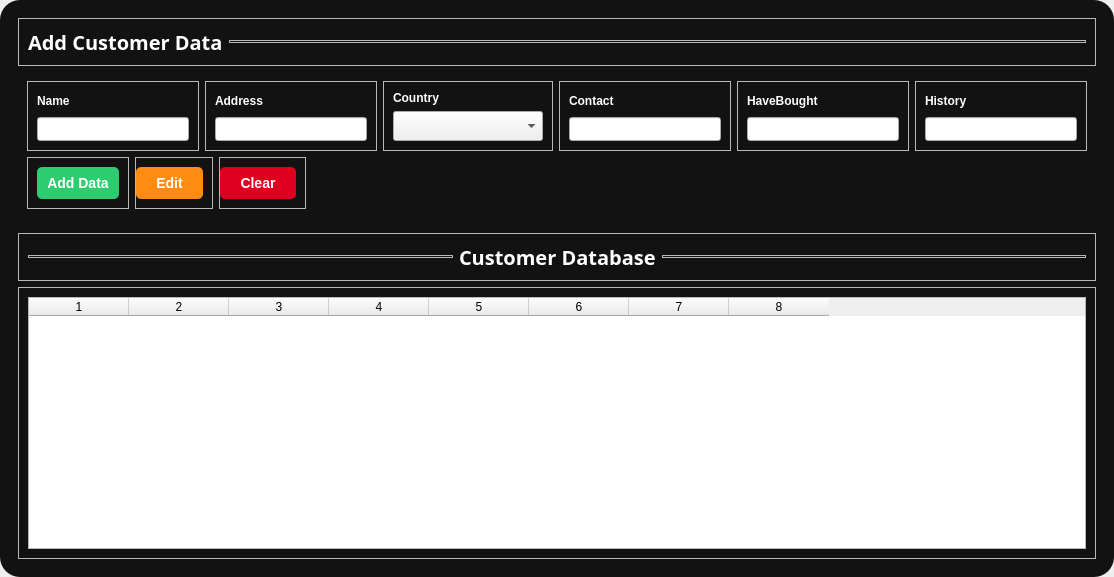
                <widget class="QWidget" name="scrollAreaWidgetContents_3">
                 <property name="geometry">
                  <rect>
                   <x>0</x>
                   <y>0</y>
                   <width>1114</width>
                   <height>577</height>
                  </rect>
                 </property>
                 <layout class="QVBoxLayout" name="verticalLayout_29">
                  <property name="spacing">
                   <number>0</number>
                  </property>
                  <property name="leftMargin">
                   <number>0</number>
                  </property>
                  <property name="topMargin">
                   <number>0</number>
                  </property>
                  <property name="rightMargin">
                   <number>0</number>
                  </property>
                  <property name="bottomMargin">
                   <number>0</number>
                  </property>
                  <item>
                   <widget class="QWidget" name="customerContainer" native="true">
                    <property name="sizePolicy">
                     <sizepolicy hsizetype="Expanding" vsizetype="Expanding">
                      <horstretch>0</horstretch>
                      <verstretch>0</verstretch>
                     </sizepolicy>
                    </property>
                    <property name="minimumSize">
                     <size>
                      <width>0</width>
                      <height>0</height>
                     </size>
                    </property>
                    <property name="styleSheet">
                     <string notr="true">#customerContainer{
	background-color: rgb(18, 18, 18);
	border-radius: 20px;
}
QLineEdit{
	padding: 3px;
}</string>
                    </property>
                    <layout class="QVBoxLayout" name="verticalLayout_35">
                     <item alignment="Qt::AlignTop">
                      <widget class="QWidget" name="widget_8" native="true">
                       <layout class="QVBoxLayout" name="verticalLayout_30">
                        <item alignment="Qt::AlignTop">
                         <widget class="QFrame" name="frame_21">
                          <property name="frameShape">
                           <enum>QFrame::StyledPanel</enum>
                          </property>
                          <property name="frameShadow">
                           <enum>QFrame::Raised</enum>
                          </property>
                          <layout class="QHBoxLayout" name="horizontalLayout_18">
                           <item>
                            <widget class="QLabel" name="label_17">
                             <property name="font">
                              <font>
                               <family>Prompt SemiBold</family>
                               <pointsize>15</pointsize>
                               <bold>true</bold>
                              </font>
                             </property>
                             <property name="styleSheet">
                              <string notr="true">color: #fff;</string>
                             </property>
                             <property name="text">
                              <string>Add Customer Data</string>
                             </property>
                            </widget>
                           </item>
                           <item alignment="Qt::AlignVCenter">
                            <widget class="QFrame" name="line_4">
                             <property name="sizePolicy">
                              <sizepolicy hsizetype="Expanding" vsizetype="Preferred">
                               <horstretch>0</horstretch>
                               <verstretch>0</verstretch>
                              </sizepolicy>
                             </property>
                             <property name="minimumSize">
                              <size>
                               <width>0</width>
                               <height>3</height>
                              </size>
                             </property>
                             <property name="maximumSize">
                              <size>
                               <width>16777215</width>
                               <height>10</height>
                              </size>
                             </property>
                             <property name="frameShape">
                              <enum>QFrame::StyledPanel</enum>
                             </property>
                             <property name="frameShadow">
                              <enum>QFrame::Raised</enum>
                             </property>
                            </widget>
                           </item>
                          </layout>
                         </widget>
                        </item>
                        <item>
                         <widget class="QWidget" name="widget_11" native="true">
                          <layout class="QHBoxLayout" name="horizontalLayout_19">
                           <property name="bottomMargin">
                            <number>0</number>
                           </property>
                           <item>
                            <widget class="QFrame" name="frame_22">
                             <property name="frameShape">
                              <enum>QFrame::StyledPanel</enum>
                             </property>
                             <property name="frameShadow">
                              <enum>QFrame::Raised</enum>
                             </property>
                             <layout class="QVBoxLayout" name="verticalLayout_31">
                              <item>
                               <widget class="QLabel" name="label_18">
                                <property name="font">
                                 <font>
                                  <bold>true</bold>
                                 </font>
                                </property>
                                <property name="styleSheet">
                                 <string notr="true">color: #fff;</string>
                                </property>
                                <property name="text">
                                 <string>Name</string>
                                </property>
                               </widget>
                              </item>
                              <item>
                               <widget class="QLineEdit" name="dbCustomerName">
                                <property name="font">
                                 <font>
                                  <family>Prompt</family>
                                  <pointsize>-1</pointsize>
                                 </font>
                                </property>
                               </widget>
                              </item>
                             </layout>
                            </widget>
                           </item>
                           <item>
                            <widget class="QFrame" name="frame_23">
                             <property name="frameShape">
                              <enum>QFrame::StyledPanel</enum>
                             </property>
                             <property name="frameShadow">
                              <enum>QFrame::Raised</enum>
                             </property>
                             <layout class="QVBoxLayout" name="verticalLayout_32">
                              <item>
                               <widget class="QLabel" name="label_19">
                                <property name="font">
                                 <font>
                                  <italic>false</italic>
                                  <bold>true</bold>
                                 </font>
                                </property>
                                <property name="styleSheet">
                                 <string notr="true">color: #fff;</string>
                                </property>
                                <property name="text">
                                 <string>Address</string>
                                </property>
                               </widget>
                              </item>
                              <item>
                               <widget class="QLineEdit" name="dbAddressInput">
                                <property name="font">
                                 <font>
                                  <family>Prompt</family>
                                  <pointsize>-1</pointsize>
                                 </font>
                                </property>
                               </widget>
                              </item>
                             </layout>
                            </widget>
                           </item>
                           <item>
                            <widget class="QFrame" name="frame_24">
                             <property name="frameShape">
                              <enum>QFrame::StyledPanel</enum>
                             </property>
                             <property name="frameShadow">
                              <enum>QFrame::Raised</enum>
                             </property>
                             <layout class="QVBoxLayout" name="verticalLayout_33">
                              <item>
                               <widget class="QLabel" name="label_3">
                                <property name="font">
                                 <font>
                                  <bold>true</bold>
                                 </font>
                                </property>
                                <property name="styleSheet">
                                 <string notr="true">color: rgb(255, 255, 255);</string>
                                </property>
                                <property name="text">
                                 <string>Country</string>
                                </property>
                               </widget>
                              </item>
                              <item>
                               <widget class="QComboBox" name="dbCustomerCountry">
                                <property name="minimumSize">
                                 <size>
                                  <width>150</width>
                                  <height>0</height>
                                 </size>
                                </property>
                                <property name="font">
                                 <font>
                                  <family>Prompt</family>
                                  <pointsize>11</pointsize>
                                 </font>
                                </property>
                               </widget>
                              </item>
                             </layout>
                            </widget>
                           </item>
                           <item>
                            <widget class="QFrame" name="frame_25">
                             <property name="frameShape">
                              <enum>QFrame::StyledPanel</enum>
                             </property>
                             <property name="frameShadow">
                              <enum>QFrame::Raised</enum>
                             </property>
                             <layout class="QVBoxLayout" name="verticalLayout_34">
                              <item>
                               <widget class="QLabel" name="label_20">
                                <property name="font">
                                 <font>
                                  <bold>true</bold>
                                 </font>
                                </property>
                                <property name="styleSheet">
                                 <string notr="true">color: rgb(255, 255, 255);</string>
                                </property>
                                <property name="text">
                                 <string>Contact</string>
                                </property>
                               </widget>
                              </item>
                              <item>
                               <widget class="QLineEdit" name="dbContactInput">
                                <property name="font">
                                 <font>
                                  <family>Prompt</family>
                                  <pointsize>-1</pointsize>
                                 </font>
                                </property>
                               </widget>
                              </item>
                             </layout>
                            </widget>
                           </item>
                           <item>
                            <widget class="QFrame" name="frame_29">
                             <property name="frameShape">
                              <enum>QFrame::StyledPanel</enum>
                             </property>
                             <property name="frameShadow">
                              <enum>QFrame::Raised</enum>
                             </property>
                             <layout class="QVBoxLayout" name="verticalLayout_39">
                              <item>
                               <widget class="QLabel" name="label_22">
                                <property name="font">
                                 <font>
                                  <bold>true</bold>
                                 </font>
                                </property>
                                <property name="styleSheet">
                                 <string notr="true">color: rgb(255, 255, 255);</string>
                                </property>
                                <property name="text">
                                 <string>HaveBought</string>
                                </property>
                               </widget>
                              </item>
                              <item>
                               <widget class="QLineEdit" name="dbHaveBoughtInput">
                                <property name="font">
                                 <font>
                                  <family>Prompt</family>
                                  <pointsize>-1</pointsize>
                                 </font>
                                </property>
                               </widget>
                              </item>
                             </layout>
                            </widget>
                           </item>
                           <item>
                            <widget class="QFrame" name="frame_30">
                             <property name="frameShape">
                              <enum>QFrame::StyledPanel</enum>
                             </property>
                             <property name="frameShadow">
                              <enum>QFrame::Raised</enum>
                             </property>
                             <layout class="QVBoxLayout" name="verticalLayout_40">
                              <item>
                               <widget class="QLabel" name="label_23">
                                <property name="font">
                                 <font>
                                  <bold>true</bold>
                                 </font>
                                </property>
                                <property name="styleSheet">
                                 <string notr="true">color: rgb(255, 255, 255);</string>
                                </property>
                                <property name="text">
                                 <string>History</string>
                                </property>
                               </widget>
                              </item>
                              <item>
                               <widget class="QLineEdit" name="dbHistoryInput">
                                <property name="font">
                                 <font>
                                  <family>Prompt</family>
                                  <pointsize>-1</pointsize>
                                 </font>
                                </property>
                               </widget>
                              </item>
                             </layout>
                            </widget>
                           </item>
                          </layout>
                         </widget>
                        </item>
                        <item alignment="Qt::AlignLeft">
                         <widget class="QWidget" name="widget_9" native="true">
                          <layout class="QHBoxLayout" name="horizontalLayout_20">
                           <property name="topMargin">
                            <number>0</number>
                           </property>
                           <property name="bottomMargin">
                            <number>0</number>
                           </property>
                           <item alignment="Qt::AlignLeft">
                            <widget class="QFrame" name="frame_26">
                             <property name="frameShape">
                              <enum>QFrame::StyledPanel</enum>
                             </property>
                             <property name="frameShadow">
                              <enum>QFrame::Raised</enum>
                             </property>
                             <layout class="QVBoxLayout" name="verticalLayout_36">
                              <property name="topMargin">
                               <number>0</number>
                              </property>
                              <property name="bottomMargin">
                               <number>0</number>
                              </property>
                              <item alignment="Qt::AlignLeft">
                               <widget class="QPushButton" name="addDB_btn">
                                <property name="font">
                                 <font>
                                  <pointsize>-1</pointsize>
                                  <bold>true</bold>
                                 </font>
                                </property>
                                <property name="cursor">
                                 <cursorShape>PointingHandCursor</cursorShape>
                                </property>
                                <property name="styleSheet">
                                 <string notr="true">#addDB_btn{
	background-color: #2ecc71;
    color: white;
    border: none;
    border-radius: 5px;
    font-size: 14px;
    padding: 8px 10px;
}

#addDB_btn:hover {
    background-color: transparent;
	border: 1px solid #2ecc71;
	color: #2ecc71;
}
#addDB_btn:pressed{
	background-color: #2ecc71;
	color: white;
}</string>
                                </property>
                                <property name="text">
                                 <string>Add Data</string>
                                </property>
                                <property name="icon">
                                 <iconset>
                                  <normaloff>resource/plus.png</normaloff>resource/plus.png</iconset>
                                </property>
                               </widget>
                              </item>
                             </layout>
                            </widget>
                           </item>
                           <item>
                            <widget class="QFrame" name="frame_31">
                             <property name="frameShape">
                              <enum>QFrame::StyledPanel</enum>
                             </property>
                             <property name="frameShadow">
                              <enum>QFrame::Raised</enum>
                             </property>
                             <layout class="QVBoxLayout" name="verticalLayout_41">
                              <property name="leftMargin">
                               <number>0</number>
                              </property>
                              <item>
                               <widget class="QPushButton" name="editDB_btn">
                                <property name="font">
                                 <font>
                                  <pointsize>-1</pointsize>
                                  <bold>true</bold>
                                 </font>
                                </property>
                                <property name="cursor">
                                 <cursorShape>PointingHandCursor</cursorShape>
                                </property>
                                <property name="styleSheet">
                                 <string notr="true">#editDB_btn{
	background-color: rgb(255, 139, 19);
    color: white;
    border: none;
    border-radius: 5px;
    font-size: 14px;
    padding: 8px 20px;
}

#editDB_btn:hover {
    background-color: transparent;
	border: 1px solid rgb(255, 139, 19);
	color: rgb(255, 139, 19);
}
#editDB_btn:pressed{
	background-color: rgb(255, 179, 0);
	color: white;
}</string>
                                </property>
                                <property name="text">
                                 <string>Edit</string>
                                </property>
                                <property name="icon">
                                 <iconset>
                                  <normaloff>resource/edit.png</normaloff>resource/edit.png</iconset>
                                </property>
                               </widget>
                              </item>
                             </layout>
                            </widget>
                           </item>
                           <item alignment="Qt::AlignLeft">
                            <widget class="QFrame" name="frame_32">
                             <property name="frameShape">
                              <enum>QFrame::StyledPanel</enum>
                             </property>
                             <property name="frameShadow">
                              <enum>QFrame::Raised</enum>
                             </property>
                             <layout class="QVBoxLayout" name="verticalLayout_42">
                              <property name="leftMargin">
                               <number>0</number>
                              </property>
                              <item alignment="Qt::AlignLeft">
                               <widget class="QPushButton" name="clearDB_btn">
                                <property name="font">
                                 <font>
                                  <pointsize>-1</pointsize>
                                  <bold>true</bold>
                                 </font>
                                </property>
                                <property name="cursor">
                                 <cursorShape>PointingHandCursor</cursorShape>
                                </property>
                                <property name="styleSheet">
                                 <string notr="true">#clearDB_btn{
	background-color: rgb(223, 0, 33);
    color: white;
    border: none;
    border-radius: 5px;
    font-size: 14px;
    padding: 8px 20px;
}

#clearDB_btn:hover {
    background-color: transparent;
	border: 1px solid rgb(223, 0, 33);
	color: rgb(223, 0, 33);
}
#clearDB_btn:pressed{
	
	background-color: rgb(254, 0, 38);
	color: white;
}</string>
                                </property>
                                <property name="text">
                                 <string>Clear</string>
                                </property>
                                <property name="icon">
                                 <iconset>
                                  <normaloff>resource/bin.png</normaloff>resource/bin.png</iconset>
                                </property>
                               </widget>
                              </item>
                             </layout>
                            </widget>
                           </item>
                          </layout>
                         </widget>
                        </item>
                       </layout>
                      </widget>
                     </item>
                     <item>
                      <widget class="QWidget" name="widget_12" native="true">
                       <layout class="QVBoxLayout" name="verticalLayout_37">
                        <item>
                         <widget class="QFrame" name="frame_27">
                          <property name="frameShape">
                           <enum>QFrame::StyledPanel</enum>
                          </property>
                          <property name="frameShadow">
                           <enum>QFrame::Raised</enum>
                          </property>
                          <layout class="QHBoxLayout" name="horizontalLayout_27">
                           <item>
                            <widget class="QFrame" name="line_10">
                             <property name="sizePolicy">
                              <sizepolicy hsizetype="Expanding" vsizetype="Preferred">
                               <horstretch>0</horstretch>
                               <verstretch>0</verstretch>
                              </sizepolicy>
                             </property>
                             <property name="minimumSize">
                              <size>
                               <width>0</width>
                               <height>3</height>
                              </size>
                             </property>
                             <property name="maximumSize">
                              <size>
                               <width>16777215</width>
                               <height>3</height>
                              </size>
                             </property>
                             <property name="frameShape">
                              <enum>QFrame::StyledPanel</enum>
                             </property>
                             <property name="frameShadow">
                              <enum>QFrame::Raised</enum>
                             </property>
                            </widget>
                           </item>
                           <item>
                            <widget class="QLabel" name="label_21">
                             <property name="font">
                              <font>
                               <family>Prompt SemiBold</family>
                               <pointsize>15</pointsize>
                               <bold>true</bold>
                              </font>
                             </property>
                             <property name="styleSheet">
                              <string notr="true">color: #fff;</string>
                             </property>
                             <property name="text">
                              <string>Customer Database</string>
                             </property>
                            </widget>
                           </item>
                           <item>
                            <widget class="QFrame" name="line_5">
                             <property name="sizePolicy">
                              <sizepolicy hsizetype="Expanding" vsizetype="Preferred">
                               <horstretch>0</horstretch>
                               <verstretch>0</verstretch>
                              </sizepolicy>
                             </property>
                             <property name="minimumSize">
                              <size>
                               <width>0</width>
                               <height>3</height>
                              </size>
                             </property>
                             <property name="maximumSize">
                              <size>
                               <width>16777215</width>
                               <height>3</height>
                              </size>
                             </property>
                             <property name="frameShape">
                              <enum>QFrame::StyledPanel</enum>
                             </property>
                             <property name="frameShadow">
                              <enum>QFrame::Raised</enum>
                             </property>
                            </widget>
                           </item>
                          </layout>
                         </widget>
                        </item>
                        <item>
                         <widget class="QFrame" name="frame_28">
                          <property name="frameShape">
                           <enum>QFrame::StyledPanel</enum>
                          </property>
                          <property name="frameShadow">
                           <enum>QFrame::Raised</enum>
                          </property>
                          <layout class="QVBoxLayout" name="verticalLayout_38">
                           <item>
                            <widget class="QTableWidget" name="customerTable">
                             <property name="sizePolicy">
                              <sizepolicy hsizetype="Expanding" vsizetype="Expanding">
                               <horstretch>0</horstretch>
                               <verstretch>0</verstretch>
                              </sizepolicy>
                             </property>
                             <property name="minimumSize">
                              <size>
                               <width>0</width>
                               <height>0</height>
                              </size>
                             </property>
                             <property name="font">
                              <font>
                               <family>Prompt</family>
                               <pointsize>10</pointsize>
                               <bold>false</bold>
                              </font>
                             </property>
                             <property name="frameShadow">
                              <enum>QFrame::Plain</enum>
                             </property>
                             <property name="editTriggers">
                              <set>QAbstractItemView::NoEditTriggers</set>
                             </property>
                             <property name="dragEnabled">
                              <bool>false</bool>
                             </property>
                             <property name="showGrid">
                              <bool>false</bool>
                             </property>
                             <property name="wordWrap">
                              <bool>true</bool>
                             </property>
                             <property name="cornerButtonEnabled">
                              <bool>true</bool>
                             </property>
                             <property name="rowCount">
                              <number>0</number>
                             </property>
                             <property name="columnCount">
                              <number>8</number>
                             </property>
                             <attribute name="horizontalHeaderVisible">
                              <bool>true</bool>
                             </attribute>
                             <attribute name="horizontalHeaderShowSortIndicator" stdset="0">
                              <bool>true</bool>
                             </attribute>
                             <attribute name="verticalHeaderShowSortIndicator" stdset="0">
                              <bool>true</bool>
                             </attribute>
                             <attribute name="verticalHeaderStretchLastSection">
                              <bool>false</bool>
                             </attribute>
                             <column/>
                             <column/>
                             <column/>
                             <column/>
                             <column/>
                             <column/>
                             <column/>
                             <column/>
                            </widget>
                           </item>
                          </layout>
                         </widget>
                        </item>
                       </layout>
                      </widget>
                     </item>
                    </layout>
                   </widget>
                  </item>
                 </layout>
                </widget>
